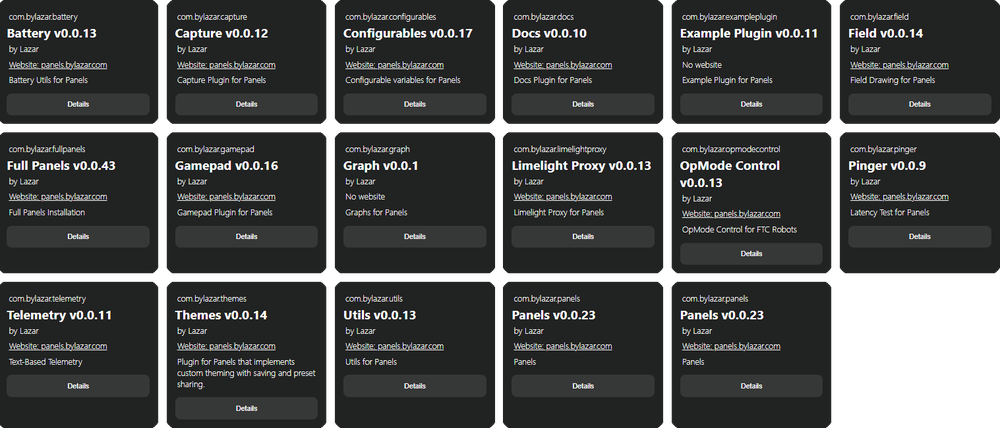
#> input picture out/all-plugins.png, 1000 x 428 px, shrunk from 1517 x 650 before the run; its folder holds 4 pictures in this run
$ python fill.py
#> lines starting #> are read from the running program, lines starting #| are printed output that depends on the picture
from PIL import Image
import os

SRC_DIR = "out"
DST_DIR = "out2"
FILL_COLOR = (0x21, 0x22, 0x22, 255)

os.makedirs(DST_DIR, exist_ok=True)

for name in os.listdir(SRC_DIR):
    if not name.lower().endswith(".png"):
        continue

    src_path = os.path.join(SRC_DIR, name)
    im = Image.open(src_path).convert("RGBA")
#> im is the input picture: PIL image 1000x428 RGBA; mean R, G, B, A 40.3, 41.2, 41.2, 220
    w, h = im.size
#> w = 1000; h = 428
    px = im.load()

    for y in range(h):
        for x in range(w):
            r, g, b, a = px[x, y]
            if a < 255:
                px[x, y] = FILL_COLOR

    out_path = os.path.join(DST_DIR, name)
    im.save(out_path, optimize=True)
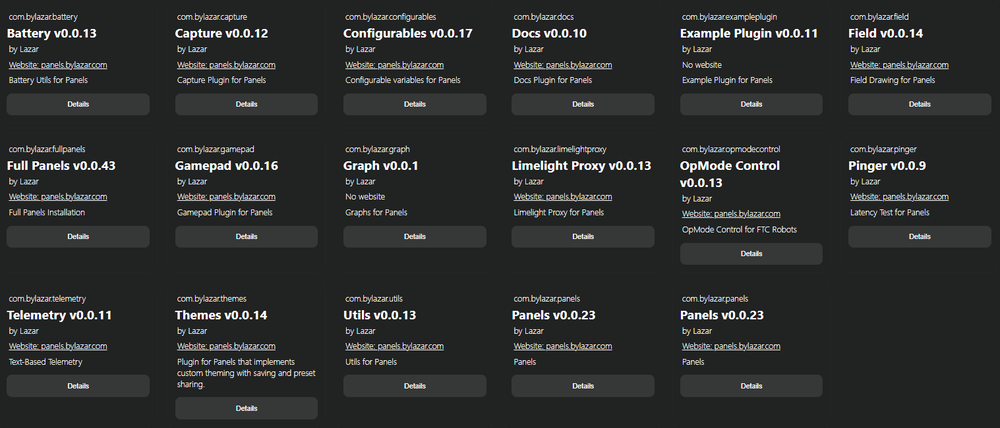
#> saved as all-plugins.png: PIL image 1000x428 RGBA; mean R, G, B, A 44.3, 45.3, 45.3, 255
    print("Saved:", out_path)
#> pass 2 of the loop `for name in os.listdir(SRC_DIR):`:
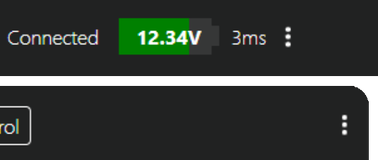
#> input picture out/battery-pinger.png, 378 x 160 px, shrunk from 573 x 242 before the run
#> im is the input picture: PIL image 378x160 RGBA; mean R, G, B, A 34, 39.6, 34.8, 236
#> `im.save(out_path, optimize=True)`:
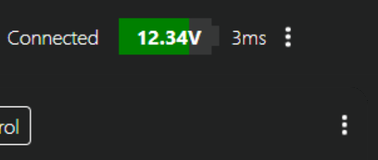
#> saved as battery-pinger.png: PIL image 378x160 RGBA; mean R, G, B, A 36.4, 42, 37.3, 255
#> pass 3 of the loop `for name in os.listdir(SRC_DIR):`:
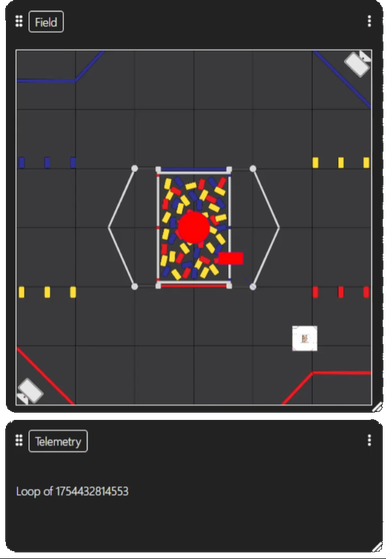
#> input picture out/capture-field-telemetry.png, 386 x 559 px, shrunk from 585 x 848 before the run
#> im is the input picture: PIL image 386x559 RGBA; mean R, G, B, A 54.6, 51.6, 52.3, 243.2
#> `im.save(out_path, optimize=True)`:
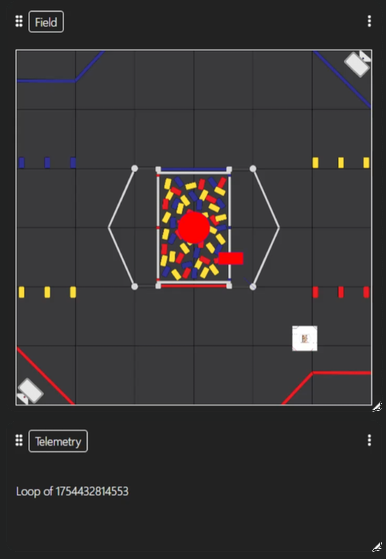
#> saved as capture-field-telemetry.png: PIL image 386x559 RGBA; mean R, G, B, A 55.4, 52.4, 53.2, 255
#> the loop made 4 passes; the first 3 are shown
